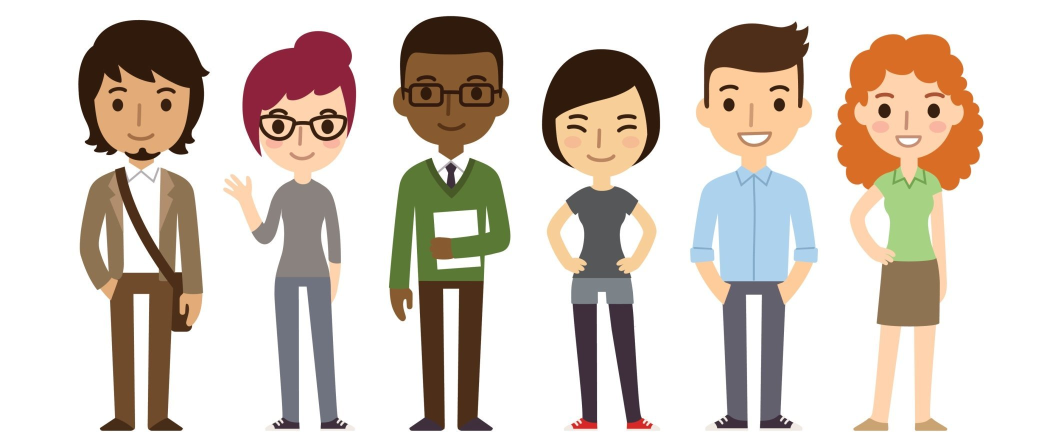
#> input picture img/persons.jpg, 2083 x 883 px (shown at 1/2 size)
$ python ThresholdFindPeopleApprox.py
#> lines starting #> are read from the running program, lines starting #| are printed output that depends on the picture
import cv2
cv2.namedWindow("setting")
def noth(n):
    pass
cv2.createTrackbar("gray_min","setting",0,255,noth)
cv2.createTrackbar("gray_max","setting",0,255,noth)
cv2.createTrackbar("approx","setting",2,10000,noth)
while True:
    minV = cv2.getTrackbarPos("gray_min","setting")
    maxV = cv2.getTrackbarPos("gray_max","setting")
    approx_v = cv2.getTrackbarPos("approx","setting")
    figure = cv2.imread("./img/persons.jpg")
#> figure is the input picture: shape (883, 2083, 3); mean B, G, R 192.8, 202.6, 213.3
    figure = cv2.resize(figure,(500,500))
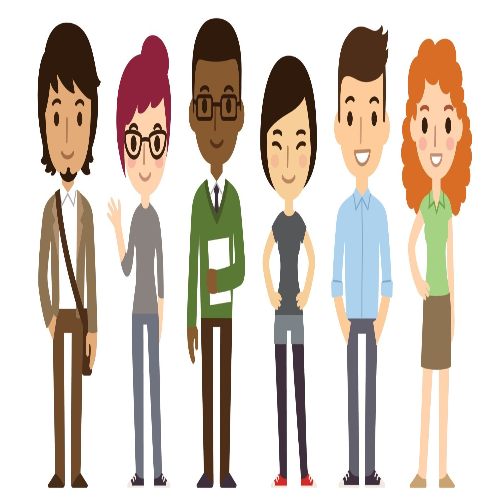
#> figure: shape (500, 500, 3); mean B, G, R 192.7, 202.5, 213.2
    gray_figure = cv2.cvtColor(figure,cv2.COLOR_BGR2GRAY)
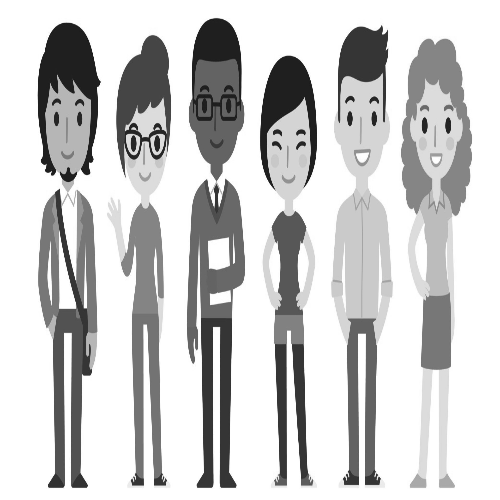
#> gray_figure: shape (500, 500); min 22, max 255, mean 204.6

    _ , thresh = cv2.threshold(gray_figure,minV,maxV,1)
#> thresh: shape (500, 500); every value is 0
    contours, _ = cv2.findContours(thresh, cv2.RETR_LIST, cv2.CHAIN_APPROX_SIMPLE)
#> contours = []
    for cont in contours:
        print(cont)
        eps = (1/(approx_v+1))*cv2.arcLength(cont,True)
        approx = cv2.approxPolyDP(cont,eps,True)
        s = cv2.contourArea(approx)
        if s>200:

            cv2.drawContours(figure,[approx],-1,(0,0,255),3)
#> this loop made 0 passes
    cv2.imshow("gray",thresh)
    cv2.imshow("fig",figure)
    cv2.waitKey(1)
